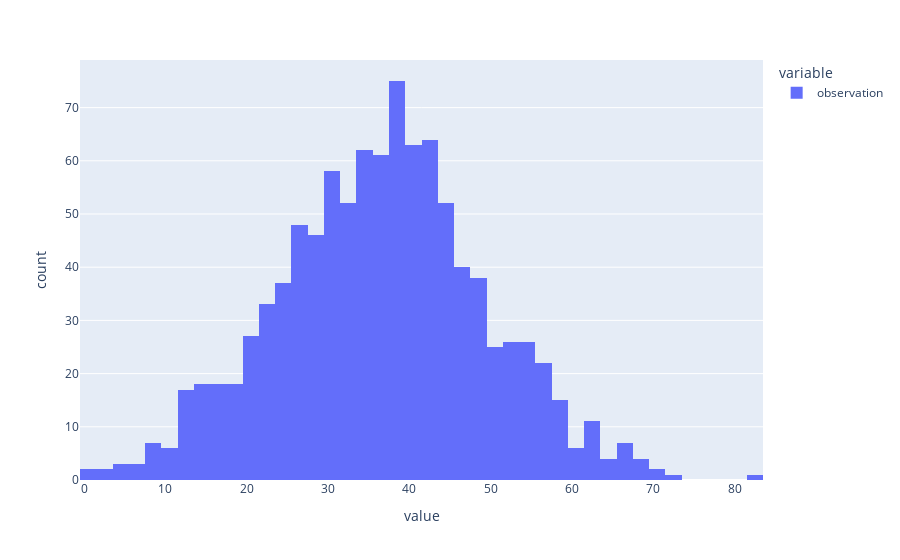

Source (notebook cell):
### Code cell
px.histogram(age_population.observation)

### Figure 1 — Plotly figure (JSON) as saved in the notebook; plotly's stock layout.template omitted (floating-point values rounded to 4 significant figures; data arrays with more than 128 entries replaced by an {"elided": "..."} marker saying what was removed)
{"data": [{"alignmentgroup": "True", "bingroup": "x", "hovertemplate": "variable=observation<br>value=%{x}<br>count=%{y}<extra></extra>", "legendgroup": "observation", "marker": {"color": "#636efa", "pattern": {"shape": ""}}, "name": "observation", "offsetgroup": "observation", "orientation": "v", "showlegend": true, "type": "histogram", "x": {"elided": "1000 int values"}, "xaxis": "x", "yaxis": "y"}], "layout": {"barmode": "relative", "legend": {"title": {"text": "variable"}, "tracegroupgap": 0}, "margin": {"t": 60}, "xaxis": {"anchor": "y", "domain": [0, 1], "title": {"text": "value"}}, "yaxis": {"anchor": "x", "domain": [0, 1], "title": {"text": "count"}}}}
